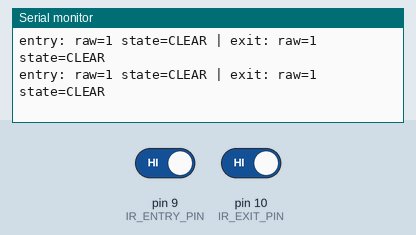
Bench run of a sketch on a simulated Arduino Uno, built with avr-gcc and run on an emulated ATmega328P. Shown: the last lines printed to the serial monitor. Inputs (shaded band) come from the test bench; at power-on: pin 9 (IR_ENTRY_PIN) HIGH, pin 10 (IR_EXIT_PIN) HIGH.

Above: at 1.2 s.
1.3 s: pin 9 (IR_ENTRY_PIN) driven LOW
At 1.69 s:
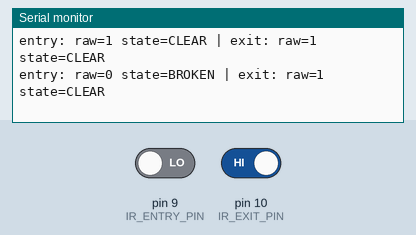
3.5 s: pin 10 (IR_EXIT_PIN) driven LOW
At 3.69 s:
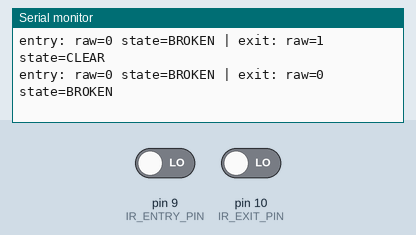
5.5 s: pin 9 (IR_ENTRY_PIN) driven HIGH
At 5.7 s:
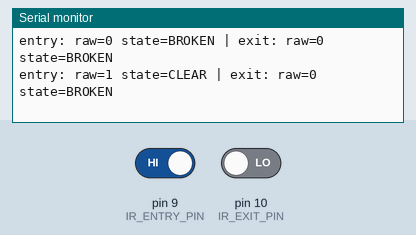

The sketch:

01_ir_beam_test.ino
```cpp
/*
  Collector IR Beam Test

  Wiring:
    IR #1 receiver white/yellow signal -> D9
    IR #2 receiver white/yellow signal -> D10
    Receiver red -> 5V
    Receiver black -> GND

  Adafruit break beam receivers are open-collector:
    LOW  = beam broken
    HIGH = beam unbroken
*/

const byte IR_ENTRY_PIN = 9;
const byte IR_EXIT_PIN = 10;

bool beamBroken(byte pin) {
  return digitalRead(pin) == LOW;
}

void printBeamState(const char *name, byte pin) {
  Serial.print(name);
  Serial.print(": raw=");
  Serial.print(digitalRead(pin));
  Serial.print(" state=");
  Serial.print(beamBroken(pin) ? "BROKEN" : "CLEAR");
}

void setup() {
  Serial.begin(115200);

  pinMode(IR_ENTRY_PIN, INPUT_PULLUP);
  pinMode(IR_EXIT_PIN, INPUT_PULLUP);

  Serial.println("Collector IR beam test");
  Serial.println("Expected: CLEAR when aligned, BROKEN when blocked.");
}

void loop() {
  printBeamState("entry", IR_ENTRY_PIN);
  Serial.print(" | ");
  printBeamState("exit", IR_EXIT_PIN);
  Serial.println();

  delay(250);
}
```

Measured:
- after the input at 1.3 s, the serial monitor: prints a new line after 0.21 s (image 1)
- after the input at 3.5 s, the serial monitor: prints a new line at once (image 2)
- after the input at 5.5 s, the serial monitor: prints a new line at once (image 3)
